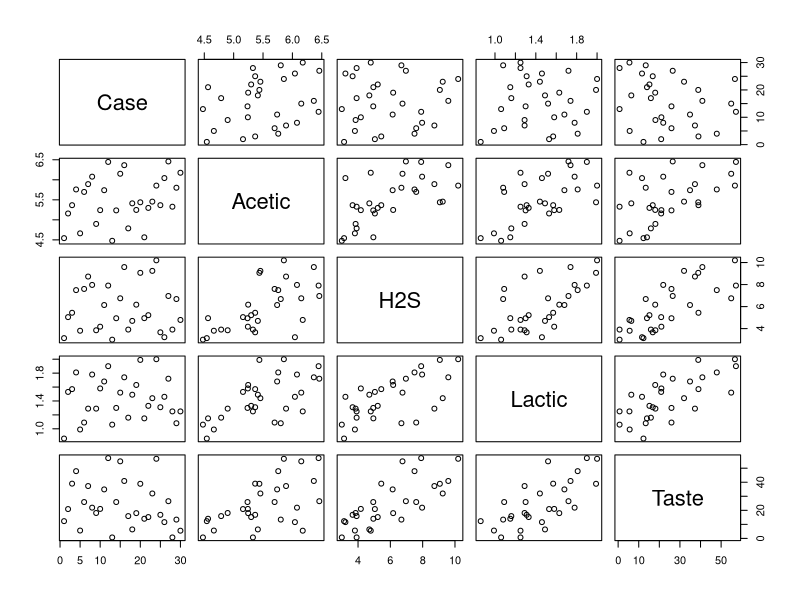
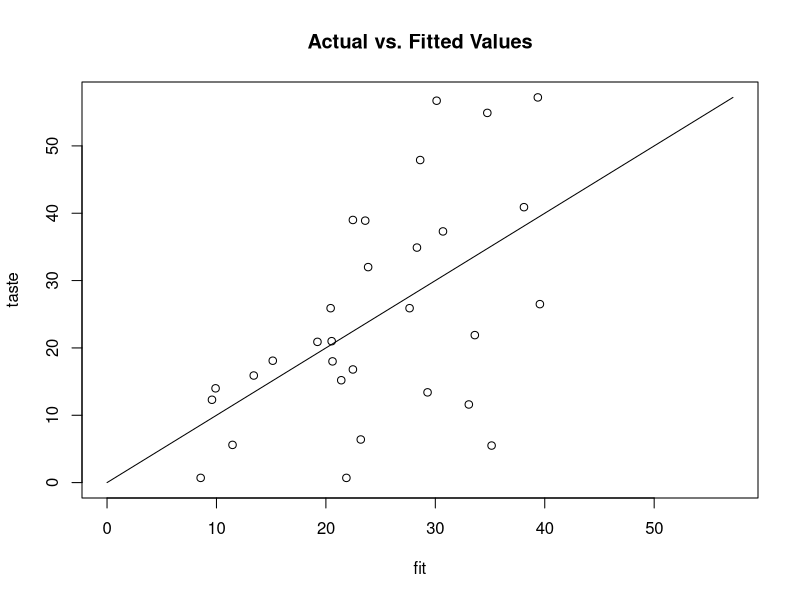
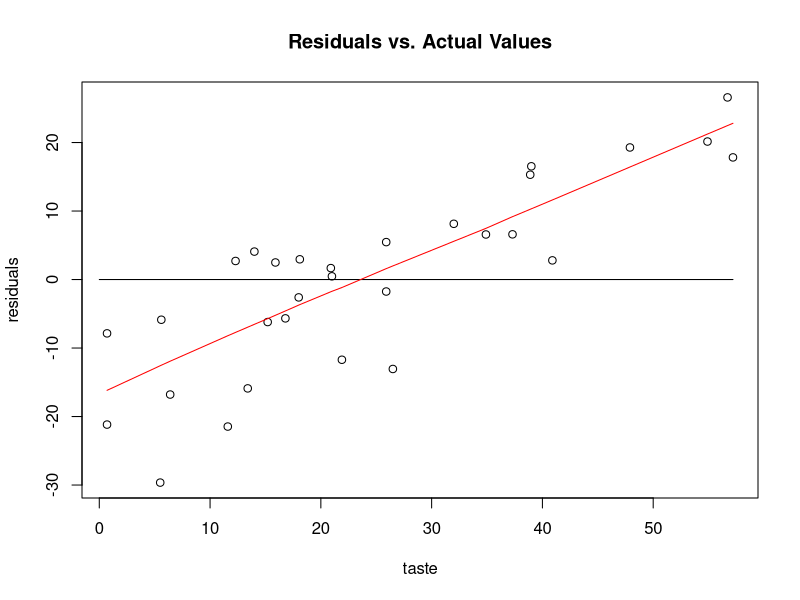

These charts were generated, in order, by the following R code:
## ---- chunk 1
# Set the working directory to the location of your data file
# Read in the data from a comma-separated file
ccdata <-read.csv("wk4-data-cheese.csv")
# Display the first few rows of the data
head(ccdata)
# Scatterplots of each pair of variables
plot(ccdata)
## ---- chunk 2
# Try a model with just Acetic
model <- Taste ~Acetic
result <-lm(model,ccdata)
summary(result)
## ---- chunk 3
fit <- result$fitted.values
taste <- ccdata$Taste
r1 <- c(0,max(ccdata$Taste))
plot(fit,taste,xlim=r1,ylim=r1)
lines(r1,r1)
title("Actual vs. Fitted Values")
## ---- chunk 4
residuals <- taste-fit
plot(taste,residuals)
lines(r1,c(0,0))
residualfit <- lowess(taste,residuals,f=0.8)
lines(residualfit,col=c("red"))
title("Residuals vs. Actual Values")
